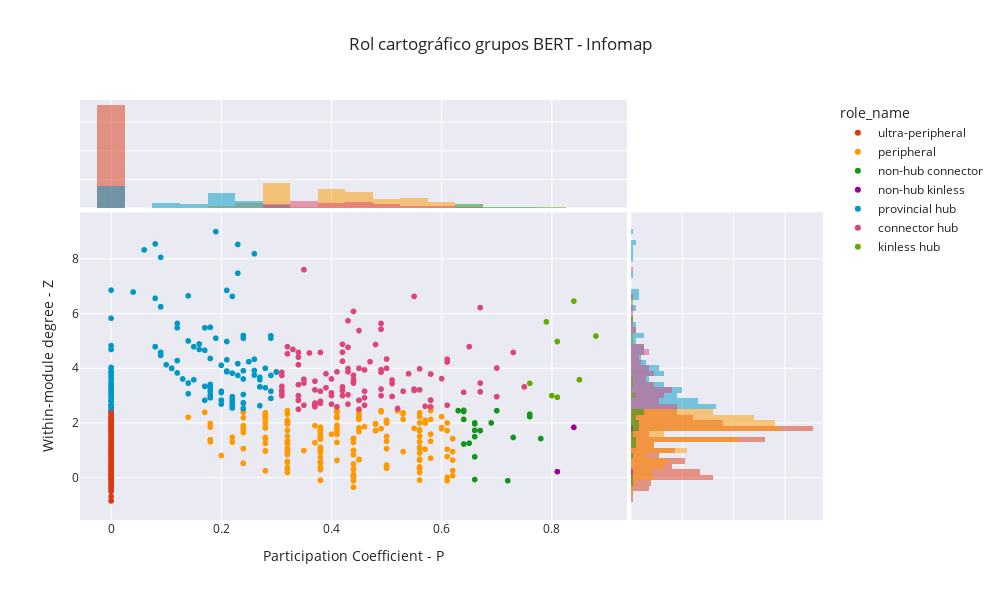

The code cell stored with this chart in its notebook:
### Code cell
fig = px.scatter(bert_roles, x="participation_coefficient", y="intra_degree",text="index", width=1000, height=600, color="role_name", marginal_x="histogram",marginal_y="histogram", title="Rol cartográfico grupos BERT - Infomap", color_discrete_map=color_discrete_map)
fig.update_layout(xaxis_title="Participation Coefficient - P", yaxis_title="Within-module degree - Z")

fig.show()
# fig.write_html(reports_comunidades + "rol_cartografico_berts_infomap_interactivo.html")

### Figure 1 — Plotly figure (JSON) as saved in the notebook; plotly's stock layout.template omitted (floating-point values rounded to 4 significant figures; data arrays with more than 128 entries replaced by an {"elided": "..."} marker saying what was removed)
{"data": [{"hovertemplate": "role_name=ultra-peripheral<br>participation_coefficient=%{x}<br>intra_degree=%{y}<br>index=%{text}<extra></extra>", "legendgroup": "ultra-peripheral", "marker": {"color": "#DC3912", "symbol": "circle"}, "mode": "markers+text", "name": "ultra-peripheral", "showlegend": true, "text": {"elided": "358 int values"}, "type": "scattergl", "x": {"elided": "358 int values"}, "xaxis": "x", "y": {"elided": "358 float values"}, "yaxis": "y"}, {"alignmentgroup": "True", "bingroup": "x", "hovertemplate": "role_name=ultra-peripheral<br>participation_coefficient=%{x}<br>count=%{y}<extra></extra>", "legendgroup": "ultra-peripheral", "marker": {"color": "#DC3912"}, "name": "ultra-peripheral", "offsetgroup": "ultra-peripheral", "opacity": 0.5, "showlegend": false, "type": "histogram", "x": {"elided": "358 int values"}, "xaxis": "x3", "yaxis": "y3"}, {"alignmentgroup": "True", "bingroup": "y", "hovertemplate": "role_name=ultra-peripheral<br>intra_degree=%{y}<br>count=%{x}<extra></extra>", "legendgroup": "ultra-peripheral", "marker": {"color": "#DC3912"}, "name": "ultra-peripheral", "offsetgroup": "ultra-peripheral", "opacity": 0.5, "showlegend": false, "type": "histogram", "xaxis": "x2", "y": {"elided": "358 float values"}, "yaxis": "y2"}, {"hovertemplate": "role_name=peripheral<br>participation_coefficient=%{x}<br>intra_degree=%{y}<br>index=%{text}<extra></extra>", "legendgroup": "peripheral", "marker": {"color": "#FF9900", "symbol": "circle"}, "mode": "markers+text", "name": "peripheral", "showlegend": true, "text": {"elided": "333 int values"}, "type": "scattergl", "x": {"elided": "333 float values"}, "xaxis": "x", "y": {"elided": "333 float values"}, "yaxis": "y"}, {"alignmentgroup": "True", "bingroup": "x", "hovertemplate": "role_name=peripheral<br>participation_coefficient=%{x}<br>count=%{y}<extra></extra>", "legendgroup": "peripheral", "marker": {"color": "#FF9900"}, "name": "peripheral", "offsetgroup": "peripheral", "opacity": 0.5, "showlegend": false, "type": "histogram", "x": {"elided": "333 float values"}, "xaxis": "x3", "yaxis": "y3"}, {"alignmentgroup": "True", "bingroup": "y", "hovertemplate": "role_name=peripheral<br>intra_degree=%{y}<br>count=%{x}<extra></extra>", "legendgroup": "peripheral", "marker": {"color": "#FF9900"}, "name": "peripheral", "offsetgroup": "peripheral", "opacity": 0.5, "showlegend": false, "type": "histogram", "xaxis": "x2", "y": {"elided": "333 float values"}, "yaxis": "y2"}, {"hovertemplate": "role_name=non-hub connector<br>participation_coefficient=%{x}<br>intra_degree=%{y}<br>index=%{text}<extra></extra>", "legendgroup": "non-hub connector", "marker": {"color": "#109618", "symbol": "circle"}, "mode": "markers+text", "name": "non-hub connector", "showlegend": true, "text": [2764, 4365, 1919, 5030, 17130, 16820, 3269, 671, 8137, 10659, 1877, 9298, 9704, 2741, 2506, 4130, 9235, 3407, 3960, 14079, 9831], "type": "scattergl", "x": [0.78, 0.76, 0.64, 0.66, 0.67, 0.66, 0.66, 0.64, 0.76, 0.64, 0.7, 0.72, 0.66, 0.63, 0.67, 0.66, 0.65, 0.64, 0.69, 0.73, 0.66], "xaxis": "x", "y": [1.43, 2.23, 2.13, -0.07, 1.72, 2, 1.5, 2.42, 2.32, 2.46, 2.45, -0.11, 1.97, 2.45, 1.72, 0.76, 1.26, 1.23, 2, 1.47, 1.73], "yaxis": "y"}, {"alignmentgroup": "True", "bingroup": "x", "hovertemplate": "role_name=non-hub connector<br>participation_coefficient=%{x}<br>count=%{y}<extra></extra>", "legendgroup": "non-hub connector", "marker": {"color": "#109618"}, "name": "non-hub connector", "offsetgroup": "non-hub connector", "opacity": 0.5, "showlegend": false, "type": "histogram", "x": [0.78, 0.76, 0.64, 0.66, 0.67, 0.66, 0.66, 0.64, 0.76, 0.64, 0.7, 0.72, 0.66, 0.63, 0.67, 0.66, 0.65, 0.64, 0.69, 0.73, 0.66], "xaxis": "x3", "yaxis": "y3"}, {"alignmentgroup": "True", "bingroup": "y", "hovertemplate": "role_name=non-hub connector<br>intra_degree=%{y}<br>count=%{x}<extra></extra>", "legendgroup": "non-hub connector", "marker": {"color": "#109618"}, "name": "non-hub connector", "offsetgroup": "non-hub connector", "opacity": 0.5, "showlegend": false, "type": "histogram", "xaxis": "x2", "y": [1.43, 2.23, 2.13, -0.07, 1.72, 2, 1.5, 2.42, 2.32, 2.46, 2.45, -0.11, 1.97, 2.45, 1.72, 0.76, 1.26, 1.23, 2, 1.47, 1.73], "yaxis": "y2"}, {"hovertemplate": "role_name=non-hub kinless<br>participation_coefficient=%{x}<br>intra_degree=%{y}<br>index=%{text}<extra></extra>", "legendgroup": "non-hub kinless", "marker": {"color": "#990099", "symbol": "circle"}, "mode": "markers+text", "name": "non-hub kinless", "showlegend": true, "text": [4326, 13721], "type": "scattergl", "x": [0.84, 0.81], "xaxis": "x", "y": [1.84, 0.22], "yaxis": "y"}, {"alignmentgroup": "True", "bingroup": "x", "hovertemplate": "role_name=non-hub kinless<br>participation_coefficient=%{x}<br>count=%{y}<extra></extra>", "legendgroup": "non-hub kinless", "marker": {"color": "#990099"}, "name": "non-hub kinless", "offsetgroup": "non-hub kinless", "opacity": 0.5, "showlegend": false, "type": "histogram", "x": [0.84, 0.81], "xaxis": "x3", "yaxis": "y3"}, {"alignmentgroup": "True", "bingroup": "y", "hovertemplate": "role_name=non-hub kinless<br>intra_degree=%{y}<br>count=%{x}<extra></extra>", "legendgroup": "non-hub kinless", "marker": {"color": "#990099"}, "name": "non-hub kinless", "offsetgroup": "non-hub kinless", "opacity": 0.5, "showlegend": false, "type": "histogram", "xaxis": "x2", "y": [1.84, 0.22], "yaxis": "y2"}, {"hovertemplate": "role_name=provincial hub<br>participation_coefficient=%{x}<br>intra_degree=%{y}<br>index=%{text}<extra></extra>", "legendgroup": "provincial hub", "marker": {"color": "#0099C6", "symbol": "circle"}, "mode": "markers+text", "name": "provincial hub", "showlegend": true, "text": {"elided": "202 int values"}, "type": "scattergl", "x": {"elided": "202 float values"}, "xaxis": "x", "y": {"elided": "202 float values"}, "yaxis": "y"}, {"alignmentgroup": "True", "bingroup": "x", "hovertemplate": "role_name=provincial hub<br>participation_coefficient=%{x}<br>count=%{y}<extra></extra>", "legendgroup": "provincial hub", "marker": {"color": "#0099C6"}, "name": "provincial hub", "offsetgroup": "provincial hub", "opacity": 0.5, "showlegend": false, "type": "histogram", "x": {"elided": "202 float values"}, "xaxis": "x3", "yaxis": "y3"}, {"alignmentgroup": "True", "bingroup": "y", "hovertemplate": "role_name=provincial hub<br>intra_degree=%{y}<br>count=%{x}<extra></extra>", "legendgroup": "provincial hub", "marker": {"color": "#0099C6"}, "name": "provincial hub", "offsetgroup": "provincial hub", "opacity": 0.5, "showlegend": false, "type": "histogram", "xaxis": "x2", "y": {"elided": "202 float values"}, "yaxis": "y2"}, {"hovertemplate": "role_name=connector hub<br>participation_coefficient=%{x}<br>intra_degree=%{y}<br>index=%{text}<extra></extra>", "legendgroup": "connector hub", "marker": {"color": "#DD4477", "symbol": "circle"}, "mode": "markers+text", "name": "connector hub", "showlegend": true, "text": [2970, 2837, 1793, 18033, 18006, 9205, 2310, 5430, 7383, 1311, 16027, 373, 14279, 1629, 905, 10548, 1882, 1926, 1277, 2840, 1543, 16966, 7450, 3757, 1019, 3906, 3548, 2353, 1283, 2037, 1609, 450, 408, 2754, 1136, 3598, 2909, 2047, 7376, 9636, 3345, 13603, 9881, 18230, 7374, 7377, 17689, 3352, 16413, 2729, 14326, 2670, 2663, 2564, 9092, 14240, 5538, 9774, 12823, 4629, 15817, 4064, 2938, 3933, 16238, 18393, 3916, 14396, 3890, 3884, 17649, 3839, 4199, 4173, 3907, 2542, 14903, 4007, 18238, 1943, 14739, 1986, 13792, 17296, 5441, 3976, 1956, 1886, 2108, 1878, 1847, 14297, 3316, 18257, 14200, 4168, 12570, 2950, 9368, 2492, 14648, 2406, 9747, 2328, 14693, 2371, 2277, 2268, 16499, 2205, 2113, 2818, 16777, 2202, 10577, 2759], "type": "scattergl", "x": [0.49, 0.35, 0.45, 0.37, 0.31, 0.37, 0.34, 0.43, 0.46, 0.45, 0.44, 0.67, 0.42, 0.55, 0.5, 0.67, 0.56, 0.55, 0.44, 0.31, 0.41, 0.45, 0.49, 0.42, 0.34, 0.51, 0.6, 0.37, 0.51, 0.65, 0.5, 0.31, 0.37, 0.49, 0.48, 0.34, 0.45, 0.41, 0.31, 0.34, 0.42, 0.42, 0.7, 0.53, 0.64, 0.49, 0.43, 0.75, 0.61, 0.31, 0.37, 0.33, 0.44, 0.31, 0.31, 0.39, 0.37, 0.43, 0.56, 0.58, 0.44, 0.37, 0.38, 0.37, 0.46, 0.47, 0.34, 0.67, 0.43, 0.55, 0.42, 0.46, 0.44, 0.43, 0.54, 0.49, 0.36, 0.31, 0.43, 0.31, 0.38, 0.4, 0.58, 0.42, 0.58, 0.7, 0.45, 0.73, 0.61, 0.38, 0.32, 0.35, 0.51, 0.34, 0.49, 0.39, 0.58, 0.4, 0.57, 0.37, 0.34, 0.4, 0.4, 0.32, 0.61, 0.37, 0.35, 0.31, 0.38, 0.31, 0.52, 0.35, 0.46, 0.45, 0.34, 0.34], "xaxis": "x", "y": [5.43, 3.6, 5.38, 2.65, 3.14, 2.65, 4.58, 3.03, 3.16, 2.83, 3.58, 6.22, 3.18, 3.19, 4, 3.46, 3.98, 6.63, 3.74, 3.2, 2.59, 4, 5.64, 4.88, 2.83, 3.57, 3.62, 3.53, 2.97, 4.79, 4.34, 3, 2.65, 3, 4.87, 2.83, 2.5, 3.87, 3.34, 4.41, 4.26, 4.59, 4.01, 3.16, 3.12, 3.24, 5.74, 3.32, 4.23, 3.74, 2.65, 4.69, 3.49, 3, 3.03, 3.29, 3.21, 4.77, 3.21, 2.84, 6.08, 2.73, 2.79, 2.59, 2.65, 4.24, 2.5, 3.14, 3.99, 3.24, 3, 3.94, 3.46, 2.69, 3.8, 3.86, 4.56, 3.85, 3.87, 3.2, 4.58, 3.61, 2.59, 3.32, 3.79, 2.96, 2.83, 4.58, 2.65, 2.72, 4.79, 2.65, 3.44, 4.13, 3.95, 3.8, 2.83, 3, 2.61, 2.65, 2.83, 2.69, 3.1, 4.53, 4.33, 2.65, 3.46, 3, 3.16, 3, 2.53, 7.61, 2.92, 2.83, 3.4, 3], "yaxis": "y"}, {"alignmentgroup": "True", "bingroup": "x", "hovertemplate": "role_name=connector hub<br>participation_coefficient=%{x}<br>count=%{y}<extra></extra>", "legendgroup": "connector hub", "marker": {"color": "#DD4477"}, "name": "connector hub", "offsetgroup": "connector hub", "opacity": 0.5, "showlegend": false, "type": "histogram", "x": [0.49, 0.35, 0.45, 0.37, 0.31, 0.37, 0.34, 0.43, 0.46, 0.45, 0.44, 0.67, 0.42, 0.55, 0.5, 0.67, 0.56, 0.55, 0.44, 0.31, 0.41, 0.45, 0.49, 0.42, 0.34, 0.51, 0.6, 0.37, 0.51, 0.65, 0.5, 0.31, 0.37, 0.49, 0.48, 0.34, 0.45, 0.41, 0.31, 0.34, 0.42, 0.42, 0.7, 0.53, 0.64, 0.49, 0.43, 0.75, 0.61, 0.31, 0.37, 0.33, 0.44, 0.31, 0.31, 0.39, 0.37, 0.43, 0.56, 0.58, 0.44, 0.37, 0.38, 0.37, 0.46, 0.47, 0.34, 0.67, 0.43, 0.55, 0.42, 0.46, 0.44, 0.43, 0.54, 0.49, 0.36, 0.31, 0.43, 0.31, 0.38, 0.4, 0.58, 0.42, 0.58, 0.7, 0.45, 0.73, 0.61, 0.38, 0.32, 0.35, 0.51, 0.34, 0.49, 0.39, 0.58, 0.4, 0.57, 0.37, 0.34, 0.4, 0.4, 0.32, 0.61, 0.37, 0.35, 0.31, 0.38, 0.31, 0.52, 0.35, 0.46, 0.45, 0.34, 0.34], "xaxis": "x3", "yaxis": "y3"}, {"alignmentgroup": "True", "bingroup": "y", "hovertemplate": "role_name=connector hub<br>intra_degree=%{y}<br>count=%{x}<extra></extra>", "legendgroup": "connector hub", "marker": {"color": "#DD4477"}, "name": "connector hub", "offsetgroup": "connector hub", "opacity": 0.5, "showlegend": false, "type": "histogram", "xaxis": "x2", "y": [5.43, 3.6, 5.38, 2.65, 3.14, 2.65, 4.58, 3.03, 3.16, 2.83, 3.58, 6.22, 3.18, 3.19, 4, 3.46, 3.98, 6.63, 3.74, 3.2, 2.59, 4, 5.64, 4.88, 2.83, 3.57, 3.62, 3.53, 2.97, 4.79, 4.34, 3, 2.65, 3, 4.87, 2.83, 2.5, 3.87, 3.34, 4.41, 4.26, 4.59, 4.01, 3.16, 3.12, 3.24, 5.74, 3.32, 4.23, 3.74, 2.65, 4.69, 3.49, 3, 3.03, 3.29, 3.21, 4.77, 3.21, 2.84, 6.08, 2.73, 2.79, 2.59, 2.65, 4.24, 2.5, 3.14, 3.99, 3.24, 3, 3.94, 3.46, 2.69, 3.8, 3.86, 4.56, 3.85, 3.87, 3.2, 4.58, 3.61, 2.59, 3.32, 3.79, 2.96, 2.83, 4.58, 2.65, 2.72, 4.79, 2.65, 3.44, 4.13, 3.95, 3.8, 2.83, 3, 2.61, 2.65, 2.83, 2.69, 3.1, 4.53, 4.33, 2.65, 3.46, 3, 3.16, 3, 2.53, 7.61, 2.92, 2.83, 3.4, 3], "yaxis": "y2"}, {"hovertemplate": "role_name=kinless hub<br>participation_coefficient=%{x}<br>intra_degree=%{y}<br>index=%{text}<extra></extra>", "legendgroup": "kinless hub", "marker": {"color": "#66AA00", "symbol": "circle"}, "mode": "markers+text", "name": "kinless hub", "showlegend": true, "text": [5386, 10605, 6916, 4012, 9958, 12650, 5438, 7], "type": "scattergl", "x": [0.85, 0.81, 0.8, 0.81, 0.84, 0.76, 0.88, 0.79], "xaxis": "x", "y": [3.58, 2.94, 3, 4.98, 6.46, 3.45, 5.18, 5.7], "yaxis": "y"}, {"alignmentgroup": "True", "bingroup": "x", "hovertemplate": "role_name=kinless hub<br>participation_coefficient=%{x}<br>count=%{y}<extra></extra>", "legendgroup": "kinless hub", "marker": {"color": "#66AA00"}, "name": "kinless hub", "offsetgroup": "kinless hub", "opacity": 0.5, "showlegend": false, "type": "histogram", "x": [0.85, 0.81, 0.8, 0.81, 0.84, 0.76, 0.88, 0.79], "xaxis": "x3", "yaxis": "y3"}, {"alignmentgroup": "True", "bingroup": "y", "hovertemplate": "role_name=kinless hub<br>intra_degree=%{y}<br>count=%{x}<extra></extra>", "legendgroup": "kinless hub", "marker": {"color": "#66AA00"}, "name": "kinless hub", "offsetgroup": "kinless hub", "opacity": 0.5, "showlegend": false, "type": "histogram", "xaxis": "x2", "y": [3.58, 2.94, 3, 4.98, 6.46, 3.45, 5.18, 5.7], "yaxis": "y2"}], "layout": {"barmode": "overlay", "height": 600, "legend": {"title": {"text": "role_name"}, "tracegroupgap": 0}, "title": {"text": "Rol cartográfico grupos BERT - Infomap"}, "width": 1000, "xaxis": {"anchor": "y", "domain": [0, 0.7363], "title": {"text": "Participation Coefficient - P"}}, "xaxis2": {"anchor": "y2", "domain": [0.7413, 1], "matches": "x2", "showline": false, "showticklabels": false, "ticks": ""}, "xaxis3": {"anchor": "y3", "domain": [0, 0.7363], "matches": "x", "showticklabels": false}, "xaxis4": {"anchor": "y4", "domain": [0.7413, 1], "matches": "x2", "showline": false, "showticklabels": false, "ticks": ""}, "yaxis": {"anchor": "x", "domain": [0, 0.7326], "title": {"text": "Within-module degree - Z"}}, "yaxis2": {"anchor": "x2", "domain": [0, 0.7326], "matches": "y", "showticklabels": false}, "yaxis3": {"anchor": "x3", "domain": [0.7426, 1], "matches": "y3", "showline": false, "showticklabels": false, "ticks": ""}, "yaxis4": {"anchor": "x4", "domain": [0.7426, 1], "matches": "y3", "showline": false, "showticklabels": false, "ticks": ""}}}
